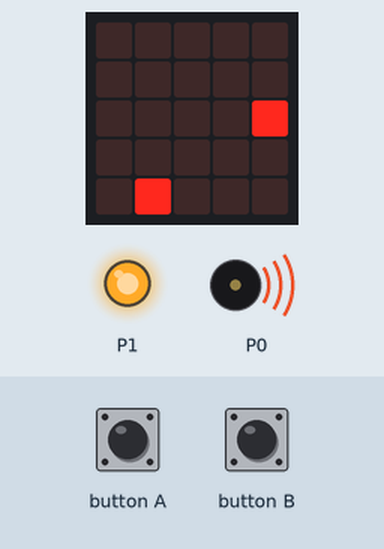
The program below on a simulated BBC micro:bit (MakeCode). On the bench: the board's 5×5 LED display, output pins drawn as LEDs (lit = HIGH), buzzer (waves = sounding). Inputs (shaded band) come from the test bench. Random numbers come from a fixed seed.

Above: at 1.2 s.
1.3 s: button A pressed for 0.15 s
At 1.78 s:
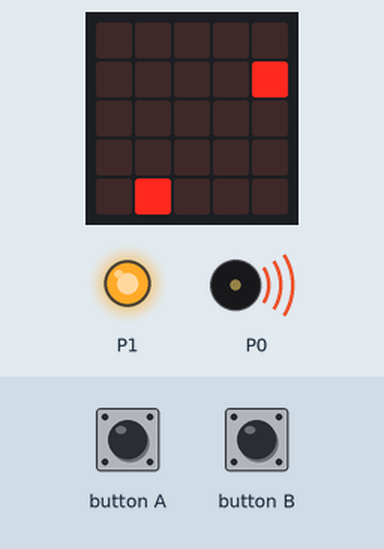
2.0 s: button A pressed for 0.15 s
2.7 s: button A pressed for 0.15 s
At 3.32 s:
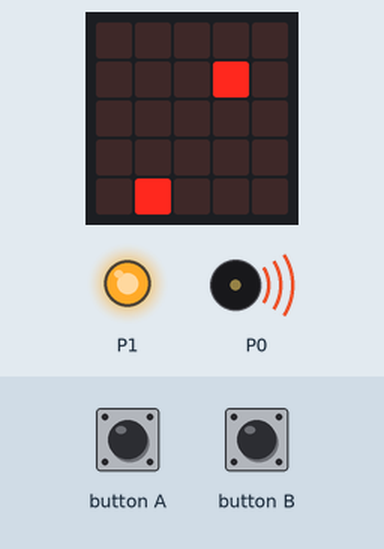
3.4 s: button B pressed for 0.15 s
At 3.83 s:
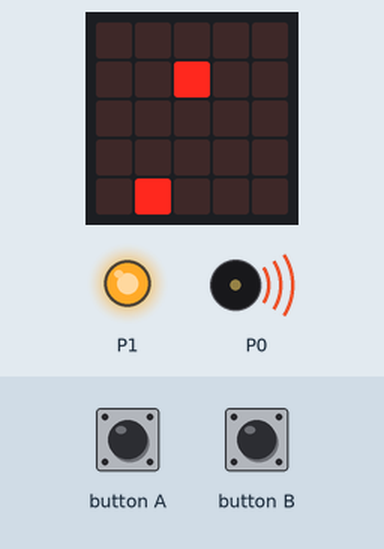
4.1 s: button B pressed for 0.15 s
4.8 s: button B pressed for 0.15 s
At 5.37 s:
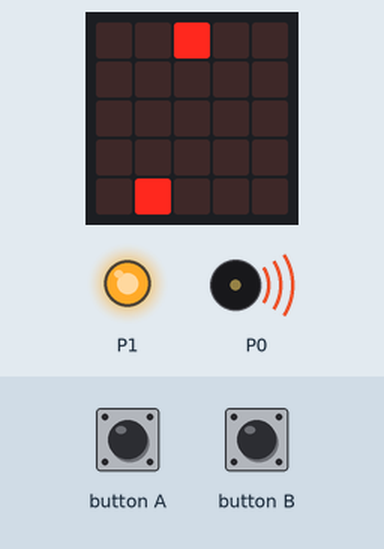
Timing chart, 0 to 6.5 s (numbered marks = the images above; inputs shaded):
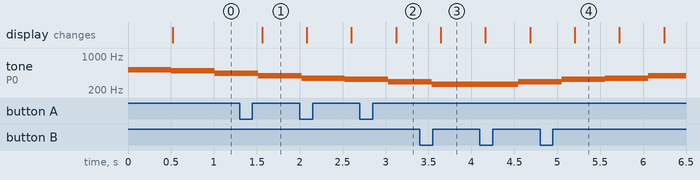

Measured:
- after the input at 1.3 s, the display: changes after 0.26 s (image 1)
- after the input at 4.8 s, the display: changes after 0.40 s (image 4)
- what the display in image 4 shows lasts 0.5 s, from 5.2 s to 5.7 s

The program:

main.ts
```typescript
input.onButtonPressed(Button.A, function () {
    Snake.turn(Direction.Left, 90)
})
function sp () {
    cake.set(LedSpriteProperty.Brightness, 0.1)
}
input.onButtonPressed(Button.B, function () {
    Snake.turn(Direction.Right, 90)
})
function l (sprite: game.LedSprite) {
    Snake.set(LedSpriteProperty.Brightness, 100)
}
let Snake: game.LedSprite = null
let cake: game.LedSprite = null
pins.digitalWritePin(DigitalPin.P0, 0)
pins.digitalWritePin(DigitalPin.P1, 1)
cake = game.createSprite(randint(0, 4), randint(0, 4))
Snake = game.createSprite(2, 2)
game.setLife(100)
Snake.set(LedSpriteProperty.Blink, 0)
Snake.set(LedSpriteProperty.Blink, 0)
music.setVolume(255)
basic.forever(function () {
    if (cake.isDeleted()) {
        cake = game.createSprite(randint(1, 3), randint(1, 3))
    }
    if (game.score() == 10) {
        basic.showIcon(IconNames.Heart)
        basic.showIcon(IconNames.Surprised)
        basic.showIcon(IconNames.SmallHeart)
        basic.showIcon(IconNames.Happy)
        basic.showString("restarting.")
        basic.pause(5000)
        game.setScore(0)
    }
    if (Snake.isTouching(cake)) {
        game.addScore(1)
        cake.delete()
        music.play(music.createSoundExpression(
        WaveShape.Square,
        1600,
        1,
        255,
        2550,
        300,
        SoundExpressionEffect.None,
        InterpolationCurve.Curve
        ), music.PlaybackMode.UntilDone)
    }
})
basic.forever(function () {
    music.play(music.stringPlayable("C5 B A G F E D C ", 120), music.PlaybackMode.UntilDone)
    music.play(music.stringPlayable("C D E F G A B C5 ", 120), music.PlaybackMode.UntilDone)
    music.play(music.stringPlayable("E B C5 A B G A F ", 120), music.PlaybackMode.UntilDone)
    music.play(music.stringPlayable("C5 C A C G D A C ", 120), music.PlaybackMode.UntilDone)
})
basic.forever(function () {
    Snake.move(1)
    basic.pause(500)
})
```

test.ts
```typescript
// 在這裡測試；當此封包作為擴充功能時，將不會編譯此內容。
```
